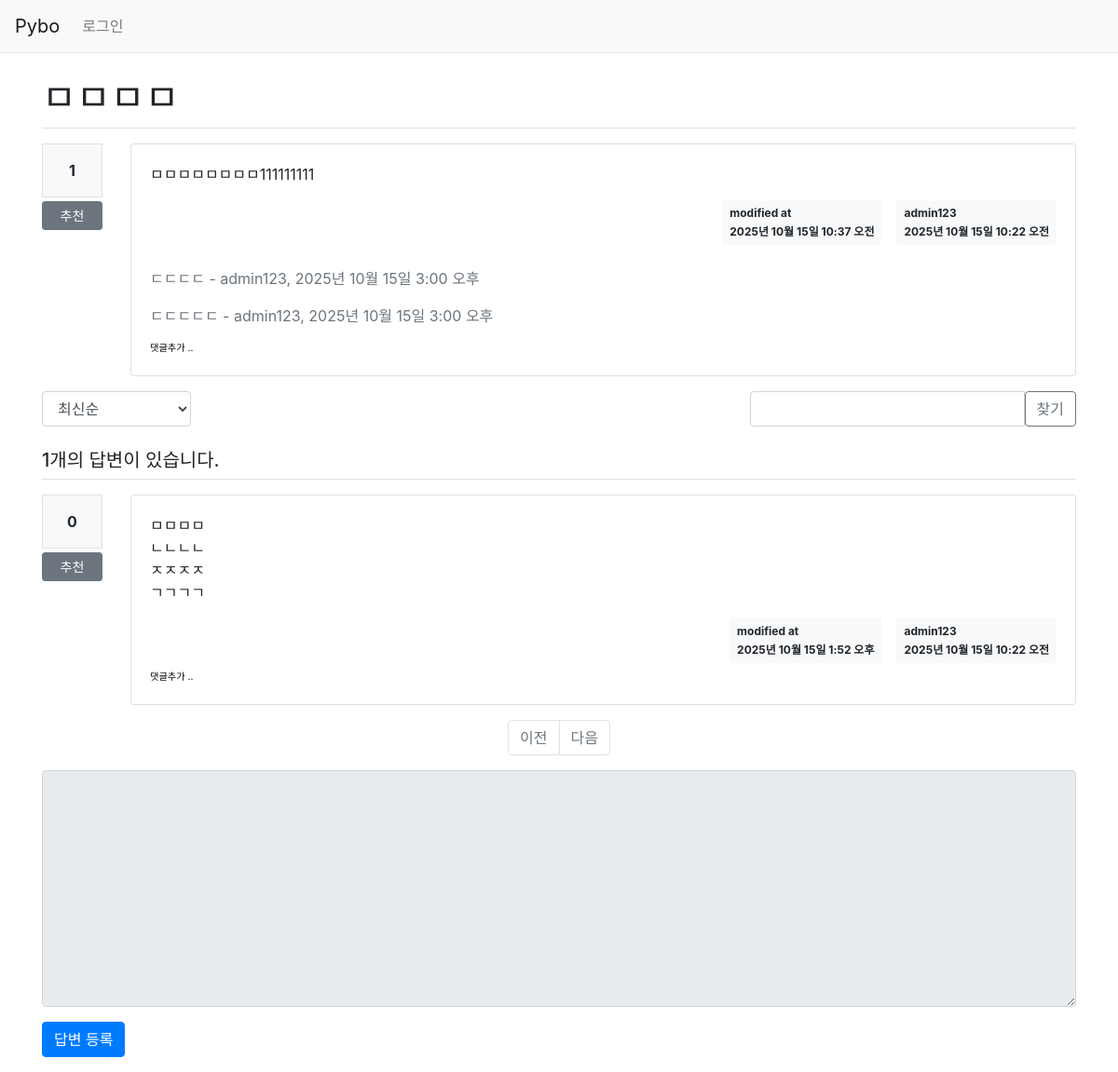
Page /pybo/3/ on the committed database.
### pybo/models.py (models this page shows, shortened)
class Question(models.Model):
    author=models.ForeignKey(CustomUser, on_delete=models.CASCADE, related_name='author_question')
    subject=models.CharField(max_length=200)
    content=models.TextField()
    create_date=models.DateTimeField()
    modify_date=models.DateTimeField(null=True, blank=True)
    voter=models.ManyToManyField(CustomUser, related_name='voter_question')

class Comment(models.Model):
    author=models.ForeignKey(CustomUser, on_delete=models.CASCADE)
    content=models.TextField()
    create_date=models.DateTimeField()
    modify_date=models.DateTimeField(null=True, blank=True)
    question=models.ForeignKey(Question, null=True, blank=True, on_delete=models.CASCADE)
    answer=models.ForeignKey(Answer, null=True, blank=True, on_delete=models.CASCADE)

class Answer(models.Model):
    author=models.ForeignKey(CustomUser, on_delete=models.CASCADE, related_name='author_answer')
    question=models.ForeignKey(Question, on_delete=models.CASCADE)
    content=models.TextField()
    create_date=models.DateTimeField()
    modify_date=models.DateTimeField(null=True, blank=True)
    voter=models.ManyToManyField(CustomUser, related_name='voter_answer')

### common/models.py (models this page shows)
class CustomUser(AbstractUser):
    phone=models.CharField(max_length=20, blank=True, null=True)
    address=models.CharField(max_length=255, blank=True, null=True)
    def __str__(self):
        return self.username

### pybo/views/base_views.py (the view)
# urls.py: path('<int:question_id>/', base_views.detail, name='detail'),
def detail(request, question_id):
    question=get_object_or_404(Question, pk=question_id)
    context={'question':question}
    return render(request, 'pybo/question_detail.html', context)

### pybo/templatetags/pybo_filter.py (called while the page is built)
@register.filter()
def mark(value):
    extensions=["nl2br", "fenced_code"]
    return mark_safe(markdown.markdown(value, extensions=extensions))

### templates/pybo/question_detail.html (shortened to what this page needs)
{% extends 'base.html' %}
{% load pybo_filter %}
{% block content %}
<div class="container my-3">
    <h1 class="border-bottom py-2">{{ question.subject }}</h1>
    <div class="row my-3">
        <div class="col-1">
            <div class="bg-light text-center p-3 border font-weight-bolder mb-1">
                {{question.voter.count}}
            </div>
            <a href="#" data-uri="{% url 'pybo:vote_question' question.id %}" class="recommend btn btn-sm btn-secondary btn-block my-1">추천</a>
        </div>
        <div class="col-11">
            <div class="card">
                <div class="card-body">
                    <div class="card-text">{{ question.content|mark }}</div>
                    <div class="d-flex justify-content-end">
                        {% if question.modify_date %}
                        <div class="badge badge-light p-2 text-left mx-3">
                            <div class="mb-2">modified at</div>
                            <div>{{ question.modify_date }}</div>
                        </div>
                        {% endif %}
                        <div class="badge badge-light p-2 text-left">
                            <div class="mb-2">{{ question.author.username }}</div>
                            <div>{{ question.create_date }}</div>
                        </div>
                    </div>
                    {% if question.comment_set.count > 0 %}
                    <div class="mt-3">
                    {% for comment in question.comment_set.all %}
                        <div class="comment py-2 text-muted">
                            <span style="white-space:pre-line;">{{ comment.content }}</span>
                            <span>
                                - {{ comment.author }}, {{comment.create_date}}
                            </span>
                        </div>
                    {% endfor %}
                    </div>
                    {% endif %}
                    <div>
                        <a href="{% url 'pybo:comment_create_question' question.id %}" class="small"><small>댓글추가 ..</small></a>
                    </div>
                </div>
            </div>
        </div>
    </div>
    <div class="row justify-content-between my-3">
        <div class="col-2">
            <select class="form-control so">
                <option value="recent" {% if so == 'recent' %}selected{% endif %}>최신순</option>
            </select>
        </div>
        <div class="col-4 input-group">
            <input type="text" class="form-control kw" value="{{ kw|default_if_none:'' }}">
            <div class="input-grouup-append">
                <button class="btn btn-outline-secondary" type="button" id="btn_search">찾기</button>
            </div>
        </div>
    </div>
    <h5 class="border-bottom my-3 py-2">{{question.answer_set.count}}개의 답변이 있습니다.</h5>
    {% for answer in question.answer_set.all %}
    <div class="row my-3">
        <div class="col-1">
            <div class="bg-light text-center p-3 border font-weight-bolder mb-1">
                {{answer.voter.count}}
            </div>
            <a href="#" data-uri="{% url 'pybo:vote_answer' answer.id %}" class="recommend btn btn-sm btn-secondary btn-block my-1">추천</a>
        </div>
        <div class="col-11">
            <div class="card">
                <div class="card-body">
                    <div class="card-text">{{answer.content|mark}}</div>
                    <div class="d-flex justify-content-end">
                        {% if answer.modify_date %}
                        <div class="badge badge-light p-2 text-left mx-3">
                            <div class="mb-2">modified at</div>
                            <div>{{ answer.modify_date }}</div>
                        </div>
                        {% endif %}
                        <div class="badge badge-light p-2 text-left">
                            <div class="mb-2">{{ question.author.username }}</div>
                            <div>{{answer.create_date}}</div>
                        </div>
                    </div>
                    <div>
                        <a href="{% url 'pybo:comment_create_answer' answer.id %}" class="small"><small>댓글추가 ..</small></a>
                    </div>
                </div>
            </div>
        </div>
    </div>
    {% endfor %}
    <ul class="pagination justify-content-center">
        {% if answer_list.has_previous %}
        <li class="page-item">
            <a class="page-link"
                data-page="{{ answer_list.previous_page_nember }}" href="#">
                이전
            </a>
        </li>
        {% else %}
        <li class="page-item disabled">
            <a class="page-link" tabindex="-1" aria-disabled="true" href="#">
                이전
            </a>
        </li>
        {% endif %}
        {% if answer_list.has_next %}
        <li class="page-item">
            <a class="page-item" data-page="{{ answer_list.next_page_number }}" href="#">다음</a>
        </li>
        {% else %}
        <li class="page-item disabled">
            <a class="page-link" tabindex="-1" aria-aisabled="true" href="#">
                다음
            </a>
        </li>
        {% endif %}
    </ul>
    <form action="{% url 'pybo:answer_create' question.id %}" method="post" class="my-3">
        <div class="form-group">
            <textarea name="content" id="content"
            {% if not user.is_authenticated %}disabled{% endif %}
            class="form-control" rows="10"></textarea>
        </div>
        <input type="submit" value="답변 등록" class="btn btn-primary">
    </form>
</div>
{% endblock %}

### templates/base.html (style rules this page uses)
a { color: black; }

### rows in the picture
Question: subject "ㅁㅁㅁㅁ", voter.count "1", content|mark "ㅁㅁㅁㅁㅁㅁㅁㅁ111111111", modify_date "2025년 10월 15일 10:37 오전", author.username "admin123", create_date "2025년 10월 15일 10:22 오전", answer_set.count "1"
Comment: content "ㄷㄷㄷㄷ", author "admin123", create_date "2025년 10월 15일 3:00 오후"
Comment: content "ㄷㄷㄷㄷㄷ", author "admin123", create_date "2025년 10월 15일 3:00 오후"
Answer: voter.count "0", content|mark "ㅁㅁㅁㅁ ㄴㄴㄴㄴ ㅈㅈㅈㅈ ㄱㄱㄱㄱ", modify_date "2025년 10월 15일 1:52 오후", create_date "2025년 10월 15일 10:22 오전"
